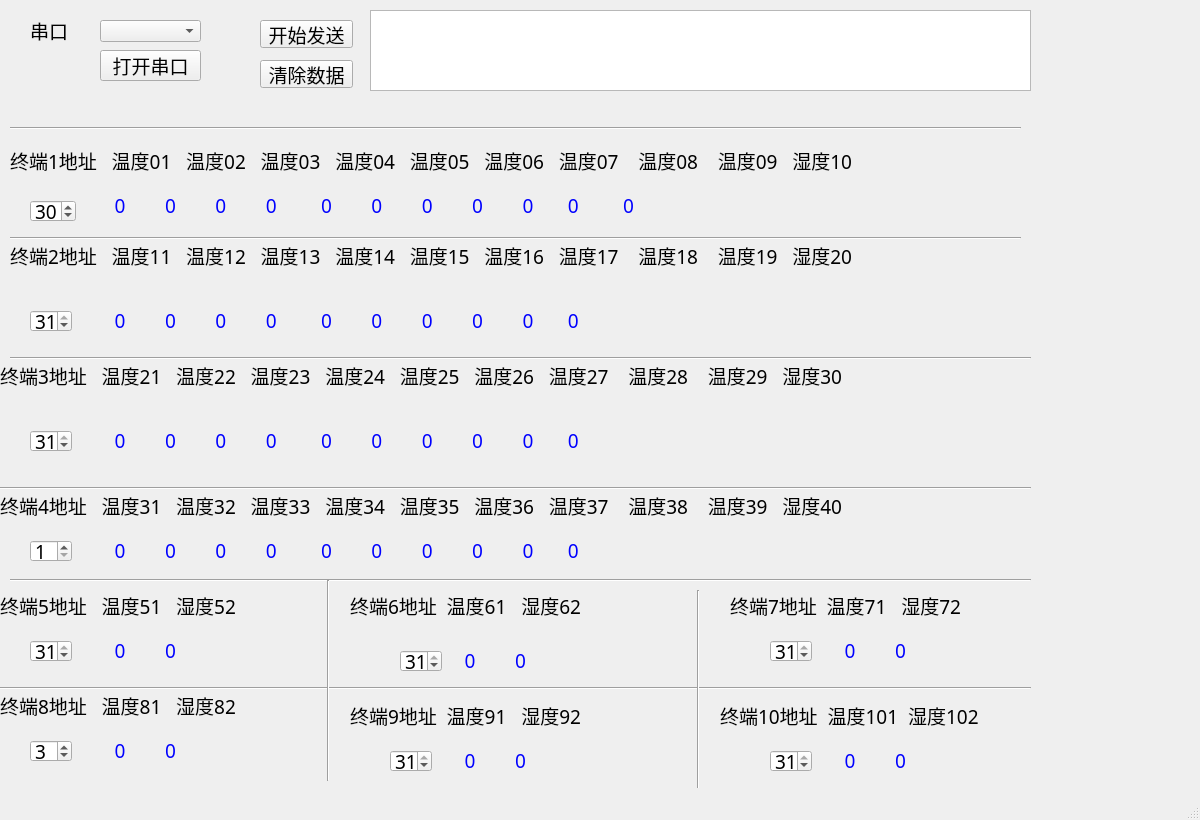
<?xml version="1.0" encoding="UTF-8"?>
<ui version="4.0">
 <class>MainWindow</class>
 <widget class="QMainWindow" name="MainWindow">
  <property name="enabled">
   <bool>true</bool>
  </property>
  <property name="geometry">
   <rect>
    <x>0</x>
    <y>0</y>
    <width>1200</width>
    <height>820</height>
   </rect>
  </property>
  <property name="minimumSize">
   <size>
    <width>1200</width>
    <height>820</height>
   </size>
  </property>
  <property name="maximumSize">
   <size>
    <width>1200</width>
    <height>820</height>
   </size>
  </property>
  <property name="font">
   <font>
    <family>宋体</family>
    <pointsize>14</pointsize>
   </font>
  </property>
  <property name="windowTitle">
   <string>多路温湿度监测                  无锡广播电视集团    designed by zjjohn</string>
  </property>
  <property name="windowOpacity">
   <double>1.000000000000000</double>
  </property>
  <widget class="QWidget" name="centralwidget">
   <widget class="QPushButton" name="open_close_button">
    <property name="geometry">
     <rect>
      <x>100</x>
      <y>50</y>
      <width>101</width>
      <height>31</height>
     </rect>
    </property>
    <property name="text">
     <string>打开串口</string>
    </property>
   </widget>
   <widget class="QLabel" name="label_com">
    <property name="geometry">
     <rect>
      <x>30</x>
      <y>20</y>
      <width>61</width>
      <height>21</height>
     </rect>
    </property>
    <property name="text">
     <string>串口</string>
    </property>
   </widget>
   <widget class="QTextBrowser" name="textBrowser">
    <property name="geometry">
     <rect>
      <x>370</x>
      <y>10</y>
      <width>661</width>
      <height>81</height>
     </rect>
    </property>
   </widget>
   <widget class="QComboBox" name="serial_COM_comboBox">
    <property name="geometry">
     <rect>
      <x>100</x>
      <y>20</y>
      <width>101</width>
      <height>22</height>
     </rect>
    </property>
    <property name="currentText">
     <string/>
    </property>
   </widget>
   <widget class="QPushButton" name="start_stop_button">
    <property name="geometry">
     <rect>
      <x>260</x>
      <y>20</y>
      <width>93</width>
      <height>28</height>
     </rect>
    </property>
    <property name="text">
     <string>开始发送</string>
    </property>
   </widget>
   <widget class="QPushButton" name="clear_button">
    <property name="geometry">
     <rect>
      <x>260</x>
      <y>60</y>
      <width>93</width>
      <height>28</height>
     </rect>
    </property>
    <property name="text">
     <string>清除数据</string>
    </property>
   </widget>
   <widget class="QLabel" name="label_1_1">
    <property name="geometry">
     <rect>
      <x>10</x>
      <y>150</y>
      <width>1231</width>
      <height>21</height>
     </rect>
    </property>
    <property name="text">
     <string>终端1地址   温度01   温度02   温度03   温度04   温度05   温度06   温度07    温度08    温度09   湿度10 </string>
    </property>
   </widget>
   <widget class="QSpinBox" name="spinBox1">
    <property name="geometry">
     <rect>
      <x>30</x>
      <y>200</y>
      <width>46</width>
      <height>22</height>
     </rect>
    </property>
    <property name="minimum">
     <number>1</number>
    </property>
    <property name="maximum">
     <number>31</number>
    </property>
    <property name="value">
     <number>30</number>
    </property>
   </widget>
   <widget class="QSpinBox" name="spinBox2">
    <property name="geometry">
     <rect>
      <x>30</x>
      <y>310</y>
      <width>42</width>
      <height>22</height>
     </rect>
    </property>
    <property name="minimum">
     <number>1</number>
    </property>
    <property name="maximum">
     <number>31</number>
    </property>
    <property name="value">
     <number>31</number>
    </property>
   </widget>
   <widget class="QSpinBox" name="spinBox5">
    <property name="geometry">
     <rect>
      <x>30</x>
      <y>640</y>
      <width>42</width>
      <height>22</height>
     </rect>
    </property>
    <property name="minimum">
     <number>1</number>
    </property>
    <property name="maximum">
     <number>31</number>
    </property>
    <property name="value">
     <number>31</number>
    </property>
   </widget>
   <widget class="QLabel" name="label_1_2">
    <property name="geometry">
     <rect>
      <x>90</x>
      <y>190</y>
      <width>1111</width>
      <height>31</height>
     </rect>
    </property>
    <property name="palette">
     <palette>
      <active>
       <colorrole role="WindowText">
        <brush brushstyle="SolidPattern">
         <color alpha="255">
          <red>0</red>
          <green>0</green>
          <blue>255</blue>
         </color>
        </brush>
       </colorrole>
      </active>
      <inactive>
       <colorrole role="WindowText">
        <brush brushstyle="SolidPattern">
         <color alpha="255">
          <red>0</red>
          <green>0</green>
          <blue>255</blue>
         </color>
        </brush>
       </colorrole>
      </inactive>
      <disabled>
       <colorrole role="WindowText">
        <brush brushstyle="SolidPattern">
         <color alpha="255">
          <red>120</red>
          <green>120</green>
          <blue>120</blue>
         </color>
        </brush>
       </colorrole>
      </disabled>
     </palette>
    </property>
    <property name="text">
     <string>     0        0        0        0         0        0        0        0        0       0         0</string>
    </property>
   </widget>
   <widget class="QLabel" name="label_2_1">
    <property name="geometry">
     <rect>
      <x>10</x>
      <y>230</y>
      <width>1211</width>
      <height>51</height>
     </rect>
    </property>
    <property name="text">
     <string>终端2地址   温度11   温度12   温度13   温度14   温度15   温度16   温度17    温度18    温度19   湿度20 </string>
    </property>
   </widget>
   <widget class="QLabel" name="label_2_2">
    <property name="geometry">
     <rect>
      <x>90</x>
      <y>300</y>
      <width>1131</width>
      <height>41</height>
     </rect>
    </property>
    <property name="palette">
     <palette>
      <active>
       <colorrole role="WindowText">
        <brush brushstyle="SolidPattern">
         <color alpha="255">
          <red>0</red>
          <green>0</green>
          <blue>255</blue>
         </color>
        </brush>
       </colorrole>
      </active>
      <inactive>
       <colorrole role="WindowText">
        <brush brushstyle="SolidPattern">
         <color alpha="255">
          <red>0</red>
          <green>0</green>
          <blue>255</blue>
         </color>
        </brush>
       </colorrole>
      </inactive>
      <disabled>
       <colorrole role="WindowText">
        <brush brushstyle="SolidPattern">
         <color alpha="255">
          <red>120</red>
          <green>120</green>
          <blue>120</blue>
         </color>
        </brush>
       </colorrole>
      </disabled>
     </palette>
    </property>
    <property name="text">
     <string>     0        0        0        0         0        0        0        0        0       0        </string>
    </property>
   </widget>
   <widget class="QLabel" name="label_3_1">
    <property name="geometry">
     <rect>
      <x>0</x>
      <y>350</y>
      <width>1211</width>
      <height>51</height>
     </rect>
    </property>
    <property name="text">
     <string>终端3地址   温度21   温度22   温度23   温度24   温度25   温度26   温度27    温度28    温度29   湿度30 </string>
    </property>
   </widget>
   <widget class="QLabel" name="label_3_2">
    <property name="geometry">
     <rect>
      <x>90</x>
      <y>420</y>
      <width>1111</width>
      <height>41</height>
     </rect>
    </property>
    <property name="palette">
     <palette>
      <active>
       <colorrole role="WindowText">
        <brush brushstyle="SolidPattern">
         <color alpha="255">
          <red>0</red>
          <green>0</green>
          <blue>255</blue>
         </color>
        </brush>
       </colorrole>
      </active>
      <inactive>
       <colorrole role="WindowText">
        <brush brushstyle="SolidPattern">
         <color alpha="255">
          <red>0</red>
          <green>0</green>
          <blue>255</blue>
         </color>
        </brush>
       </colorrole>
      </inactive>
      <disabled>
       <colorrole role="WindowText">
        <brush brushstyle="SolidPattern">
         <color alpha="255">
          <red>120</red>
          <green>120</green>
          <blue>120</blue>
         </color>
        </brush>
       </colorrole>
      </disabled>
     </palette>
    </property>
    <property name="text">
     <string>     0        0        0        0         0        0        0        0        0       0        </string>
    </property>
   </widget>
   <widget class="QSpinBox" name="spinBox3">
    <property name="geometry">
     <rect>
      <x>30</x>
      <y>430</y>
      <width>42</width>
      <height>22</height>
     </rect>
    </property>
    <property name="minimum">
     <number>1</number>
    </property>
    <property name="maximum">
     <number>31</number>
    </property>
    <property name="value">
     <number>31</number>
    </property>
   </widget>
   <widget class="QLabel" name="label_4_1">
    <property name="geometry">
     <rect>
      <x>0</x>
      <y>480</y>
      <width>1211</width>
      <height>51</height>
     </rect>
    </property>
    <property name="text">
     <string>终端4地址   温度31   温度32   温度33   温度34   温度35   温度36   温度37    温度38    温度39   湿度40 </string>
    </property>
   </widget>
   <widget class="QLabel" name="label_4_2">
    <property name="geometry">
     <rect>
      <x>90</x>
      <y>530</y>
      <width>1121</width>
      <height>41</height>
     </rect>
    </property>
    <property name="palette">
     <palette>
      <active>
       <colorrole role="WindowText">
        <brush brushstyle="SolidPattern">
         <color alpha="255">
          <red>0</red>
          <green>0</green>
          <blue>255</blue>
         </color>
        </brush>
       </colorrole>
      </active>
      <inactive>
       <colorrole role="WindowText">
        <brush brushstyle="SolidPattern">
         <color alpha="255">
          <red>0</red>
          <green>0</green>
          <blue>255</blue>
         </color>
        </brush>
       </colorrole>
      </inactive>
      <disabled>
       <colorrole role="WindowText">
        <brush brushstyle="SolidPattern">
         <color alpha="255">
          <red>120</red>
          <green>120</green>
          <blue>120</blue>
         </color>
        </brush>
       </colorrole>
      </disabled>
     </palette>
    </property>
    <property name="text">
     <string>     0        0        0        0         0        0        0        0        0       0        </string>
    </property>
   </widget>
   <widget class="QSpinBox" name="spinBox4">
    <property name="geometry">
     <rect>
      <x>30</x>
      <y>540</y>
      <width>42</width>
      <height>22</height>
     </rect>
    </property>
    <property name="minimum">
     <number>1</number>
    </property>
    <property name="maximum">
     <number>31</number>
    </property>
    <property name="value">
     <number>1</number>
    </property>
   </widget>
   <widget class="QLabel" name="label_5_1">
    <property name="geometry">
     <rect>
      <x>0</x>
      <y>580</y>
      <width>331</width>
      <height>51</height>
     </rect>
    </property>
    <property name="text">
     <string>终端5地址   温度51   湿度52 </string>
    </property>
   </widget>
   <widget class="QLabel" name="label_5_2">
    <property name="geometry">
     <rect>
      <x>90</x>
      <y>630</y>
      <width>241</width>
      <height>41</height>
     </rect>
    </property>
    <property name="palette">
     <palette>
      <active>
       <colorrole role="WindowText">
        <brush brushstyle="SolidPattern">
         <color alpha="255">
          <red>0</red>
          <green>0</green>
          <blue>255</blue>
         </color>
        </brush>
       </colorrole>
      </active>
      <inactive>
       <colorrole role="WindowText">
        <brush brushstyle="SolidPattern">
         <color alpha="255">
          <red>0</red>
          <green>0</green>
          <blue>255</blue>
         </color>
        </brush>
       </colorrole>
      </inactive>
      <disabled>
       <colorrole role="WindowText">
        <brush brushstyle="SolidPattern">
         <color alpha="255">
          <red>120</red>
          <green>120</green>
          <blue>120</blue>
         </color>
        </brush>
       </colorrole>
      </disabled>
     </palette>
    </property>
    <property name="text">
     <string>     0        0     </string>
    </property>
   </widget>
   <widget class="QLabel" name="label_6_2">
    <property name="geometry">
     <rect>
      <x>440</x>
      <y>640</y>
      <width>241</width>
      <height>41</height>
     </rect>
    </property>
    <property name="palette">
     <palette>
      <active>
       <colorrole role="WindowText">
        <brush brushstyle="SolidPattern">
         <color alpha="255">
          <red>0</red>
          <green>0</green>
          <blue>255</blue>
         </color>
        </brush>
       </colorrole>
      </active>
      <inactive>
       <colorrole role="WindowText">
        <brush brushstyle="SolidPattern">
         <color alpha="255">
          <red>0</red>
          <green>0</green>
          <blue>255</blue>
         </color>
        </brush>
       </colorrole>
      </inactive>
      <disabled>
       <colorrole role="WindowText">
        <brush brushstyle="SolidPattern">
         <color alpha="255">
          <red>120</red>
          <green>120</green>
          <blue>120</blue>
         </color>
        </brush>
       </colorrole>
      </disabled>
     </palette>
    </property>
    <property name="text">
     <string>     0        0     </string>
    </property>
   </widget>
   <widget class="QSpinBox" name="spinBox6">
    <property name="geometry">
     <rect>
      <x>400</x>
      <y>650</y>
      <width>42</width>
      <height>22</height>
     </rect>
    </property>
    <property name="minimum">
     <number>1</number>
    </property>
    <property name="maximum">
     <number>31</number>
    </property>
    <property name="value">
     <number>31</number>
    </property>
   </widget>
   <widget class="QLabel" name="label_6_1">
    <property name="geometry">
     <rect>
      <x>350</x>
      <y>580</y>
      <width>331</width>
      <height>51</height>
     </rect>
    </property>
    <property name="text">
     <string>终端6地址  温度61   湿度62 </string>
    </property>
   </widget>
   <widget class="QLabel" name="label_7_2">
    <property name="geometry">
     <rect>
      <x>820</x>
      <y>630</y>
      <width>241</width>
      <height>41</height>
     </rect>
    </property>
    <property name="palette">
     <palette>
      <active>
       <colorrole role="WindowText">
        <brush brushstyle="SolidPattern">
         <color alpha="255">
          <red>0</red>
          <green>0</green>
          <blue>255</blue>
         </color>
        </brush>
       </colorrole>
      </active>
      <inactive>
       <colorrole role="WindowText">
        <brush brushstyle="SolidPattern">
         <color alpha="255">
          <red>0</red>
          <green>0</green>
          <blue>255</blue>
         </color>
        </brush>
       </colorrole>
      </inactive>
      <disabled>
       <colorrole role="WindowText">
        <brush brushstyle="SolidPattern">
         <color alpha="255">
          <red>120</red>
          <green>120</green>
          <blue>120</blue>
         </color>
        </brush>
       </colorrole>
      </disabled>
     </palette>
    </property>
    <property name="text">
     <string>     0        0     </string>
    </property>
   </widget>
   <widget class="QSpinBox" name="spinBox7">
    <property name="geometry">
     <rect>
      <x>770</x>
      <y>640</y>
      <width>42</width>
      <height>22</height>
     </rect>
    </property>
    <property name="minimum">
     <number>1</number>
    </property>
    <property name="maximum">
     <number>31</number>
    </property>
    <property name="value">
     <number>31</number>
    </property>
   </widget>
   <widget class="QLabel" name="label_7_1">
    <property name="geometry">
     <rect>
      <x>730</x>
      <y>580</y>
      <width>331</width>
      <height>51</height>
     </rect>
    </property>
    <property name="text">
     <string>终端7地址  温度71   湿度72 </string>
    </property>
   </widget>
   <widget class="QLabel" name="label_10_2">
    <property name="geometry">
     <rect>
      <x>820</x>
      <y>740</y>
      <width>241</width>
      <height>41</height>
     </rect>
    </property>
    <property name="palette">
     <palette>
      <active>
       <colorrole role="WindowText">
        <brush brushstyle="SolidPattern">
         <color alpha="255">
          <red>0</red>
          <green>0</green>
          <blue>255</blue>
         </color>
        </brush>
       </colorrole>
      </active>
      <inactive>
       <colorrole role="WindowText">
        <brush brushstyle="SolidPattern">
         <color alpha="255">
          <red>0</red>
          <green>0</green>
          <blue>255</blue>
         </color>
        </brush>
       </colorrole>
      </inactive>
      <disabled>
       <colorrole role="WindowText">
        <brush brushstyle="SolidPattern">
         <color alpha="255">
          <red>120</red>
          <green>120</green>
          <blue>120</blue>
         </color>
        </brush>
       </colorrole>
      </disabled>
     </palette>
    </property>
    <property name="text">
     <string>     0        0     </string>
    </property>
   </widget>
   <widget class="QLabel" name="label_8_2">
    <property name="geometry">
     <rect>
      <x>90</x>
      <y>730</y>
      <width>241</width>
      <height>41</height>
     </rect>
    </property>
    <property name="palette">
     <palette>
      <active>
       <colorrole role="WindowText">
        <brush brushstyle="SolidPattern">
         <color alpha="255">
          <red>0</red>
          <green>0</green>
          <blue>255</blue>
         </color>
        </brush>
       </colorrole>
      </active>
      <inactive>
       <colorrole role="WindowText">
        <brush brushstyle="SolidPattern">
         <color alpha="255">
          <red>0</red>
          <green>0</green>
          <blue>255</blue>
         </color>
        </brush>
       </colorrole>
      </inactive>
      <disabled>
       <colorrole role="WindowText">
        <brush brushstyle="SolidPattern">
         <color alpha="255">
          <red>120</red>
          <green>120</green>
          <blue>120</blue>
         </color>
        </brush>
       </colorrole>
      </disabled>
     </palette>
    </property>
    <property name="text">
     <string>     0        0     </string>
    </property>
   </widget>
   <widget class="QLabel" name="label_9_2">
    <property name="geometry">
     <rect>
      <x>440</x>
      <y>740</y>
      <width>241</width>
      <height>41</height>
     </rect>
    </property>
    <property name="palette">
     <palette>
      <active>
       <colorrole role="WindowText">
        <brush brushstyle="SolidPattern">
         <color alpha="255">
          <red>0</red>
          <green>0</green>
          <blue>255</blue>
         </color>
        </brush>
       </colorrole>
      </active>
      <inactive>
       <colorrole role="WindowText">
        <brush brushstyle="SolidPattern">
         <color alpha="255">
          <red>0</red>
          <green>0</green>
          <blue>255</blue>
         </color>
        </brush>
       </colorrole>
      </inactive>
      <disabled>
       <colorrole role="WindowText">
        <brush brushstyle="SolidPattern">
         <color alpha="255">
          <red>120</red>
          <green>120</green>
          <blue>120</blue>
         </color>
        </brush>
       </colorrole>
      </disabled>
     </palette>
    </property>
    <property name="text">
     <string>     0        0     </string>
    </property>
   </widget>
   <widget class="QSpinBox" name="spinBox9">
    <property name="geometry">
     <rect>
      <x>390</x>
      <y>750</y>
      <width>42</width>
      <height>22</height>
     </rect>
    </property>
    <property name="minimum">
     <number>1</number>
    </property>
    <property name="maximum">
     <number>31</number>
    </property>
    <property name="value">
     <number>31</number>
    </property>
   </widget>
   <widget class="QSpinBox" name="spinBox10">
    <property name="geometry">
     <rect>
      <x>770</x>
      <y>750</y>
      <width>42</width>
      <height>22</height>
     </rect>
    </property>
    <property name="minimum">
     <number>1</number>
    </property>
    <property name="maximum">
     <number>31</number>
    </property>
    <property name="value">
     <number>31</number>
    </property>
   </widget>
   <widget class="QSpinBox" name="spinBox8">
    <property name="geometry">
     <rect>
      <x>30</x>
      <y>740</y>
      <width>42</width>
      <height>22</height>
     </rect>
    </property>
    <property name="minimum">
     <number>1</number>
    </property>
    <property name="maximum">
     <number>31</number>
    </property>
    <property name="value">
     <number>3</number>
    </property>
   </widget>
   <widget class="QLabel" name="label_9_1">
    <property name="geometry">
     <rect>
      <x>350</x>
      <y>690</y>
      <width>331</width>
      <height>51</height>
     </rect>
    </property>
    <property name="text">
     <string>终端9地址  温度91   湿度92 </string>
    </property>
   </widget>
   <widget class="QLabel" name="label_8_1">
    <property name="geometry">
     <rect>
      <x>0</x>
      <y>680</y>
      <width>331</width>
      <height>51</height>
     </rect>
    </property>
    <property name="text">
     <string>终端8地址   温度81   湿度82 </string>
    </property>
   </widget>
   <widget class="QLabel" name="label_10_1">
    <property name="geometry">
     <rect>
      <x>720</x>
      <y>690</y>
      <width>331</width>
      <height>51</height>
     </rect>
    </property>
    <property name="text">
     <string>终端10地址  温度101  湿度102 </string>
    </property>
   </widget>
   <widget class="Line" name="line">
    <property name="geometry">
     <rect>
      <x>10</x>
      <y>120</y>
      <width>1011</width>
      <height>16</height>
     </rect>
    </property>
    <property name="orientation">
     <enum>Qt::Horizontal</enum>
    </property>
   </widget>
   <widget class="Line" name="line_2">
    <property name="geometry">
     <rect>
      <x>10</x>
      <y>230</y>
      <width>1011</width>
      <height>16</height>
     </rect>
    </property>
    <property name="orientation">
     <enum>Qt::Horizontal</enum>
    </property>
   </widget>
   <widget class="Line" name="line_3">
    <property name="geometry">
     <rect>
      <x>10</x>
      <y>350</y>
      <width>1021</width>
      <height>16</height>
     </rect>
    </property>
    <property name="orientation">
     <enum>Qt::Horizontal</enum>
    </property>
   </widget>
   <widget class="Line" name="line_4">
    <property name="geometry">
     <rect>
      <x>0</x>
      <y>480</y>
      <width>1031</width>
      <height>16</height>
     </rect>
    </property>
    <property name="orientation">
     <enum>Qt::Horizontal</enum>
    </property>
   </widget>
   <widget class="Line" name="line_5">
    <property name="geometry">
     <rect>
      <x>10</x>
      <y>570</y>
      <width>1021</width>
      <height>20</height>
     </rect>
    </property>
    <property name="orientation">
     <enum>Qt::Horizontal</enum>
    </property>
   </widget>
   <widget class="Line" name="line_6">
    <property name="geometry">
     <rect>
      <x>0</x>
      <y>680</y>
      <width>1031</width>
      <height>16</height>
     </rect>
    </property>
    <property name="orientation">
     <enum>Qt::Horizontal</enum>
    </property>
   </widget>
   <widget class="Line" name="line_7">
    <property name="geometry">
     <rect>
      <x>320</x>
      <y>580</y>
      <width>16</width>
      <height>201</height>
     </rect>
    </property>
    <property name="orientation">
     <enum>Qt::Vertical</enum>
    </property>
   </widget>
   <widget class="Line" name="line_8">
    <property name="geometry">
     <rect>
      <x>690</x>
      <y>590</y>
      <width>16</width>
      <height>201</height>
     </rect>
    </property>
    <property name="orientation">
     <enum>Qt::Vertical</enum>
    </property>
   </widget>
  </widget>
  <widget class="QMenuBar" name="menubar">
   <property name="geometry">
    <rect>
     <x>0</x>
     <y>0</y>
     <width>1200</width>
     <height>29</height>
    </rect>
   </property>
  </widget>
  <widget class="QStatusBar" name="statusbar"/>
 </widget>
 <resources/>
 <connections>
  <connection>
   <sender>clear_button</sender>
   <signal>clicked()</signal>
   <receiver>textBrowser</receiver>
   <slot>clear()</slot>
   <hints>
    <hint type="sourcelabel">
     <x>305</x>
     <y>105</y>
    </hint>
    <hint type="destinationlabel">
     <x>615</x>
     <y>102</y>
    </hint>
   </hints>
  </connection>
 </connections>
 <slots>
  <slot>start_stop_send_handle()</slot>
 </slots>
</ui>
